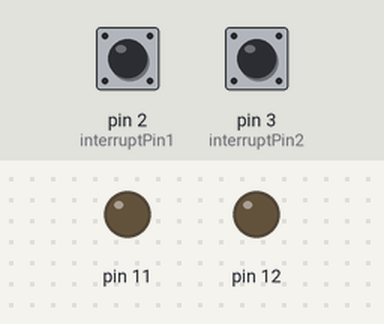
Recording of a sketch running on a simulated Arduino Uno, built with avr-gcc and run on an emulated ATmega328P. On the bench: output pins drawn as LEDs (lit = HIGH). The inputs (shaded band) are chosen by the test bench; at power-on: pin 2 (interruptPin1) HIGH, pin 3 (interruptPin2) HIGH.

Above: at 1.2 s.
1.3 s: pin 2 (interruptPin1) pulled LOW for 0.15 s
At 2.4 s:
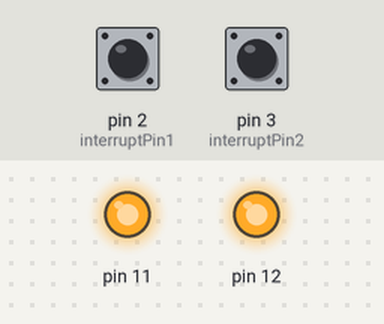
Timing chart, 0 to 4.3 s (numbered marks = the images above; inputs shaded):
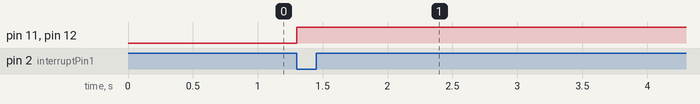

Measured:
- after the input at 1.3 s, pin 11, pin 12: LOW → HIGH at once

The sketch:

Lab4.ino
```cpp
class Flasher
{
  int ledPin;
  long blankingTime;

  // A variable should be declared volatile whenever its value can be changed by something
  // beyond the control of the code section in which it appears, such as a concurrently executing thread.
  // In the Arduino, the only place is in sections of code associated with interrupts, called an interrupt service routine.

  // These maintain the current state
  volatile int ledState;                    // ledState used to set the LED (LOW or HIGH)
  volatile unsigned long previousMillis;    // will store last time LED was updated


  public:
  Flasher(int pin, long blankTime)
  {
    ledPin = pin;
    pinMode(ledPin, OUTPUT);

    blankingTime = blankTime;
    ledState = LOW;
    previousMillis = 0;
  }

  void Update(unsigned long currentMillis)
  {
    if((ledState == HIGH) && (currentMillis - previousMillis >= blankingTime))
    {
      ledState = LOW;  // Turn it off
      previousMillis = currentMillis;  // Remember the time
      digitalWrite(ledPin, ledState);  // Update the actual LED
    }
    else if ((ledState == LOW) && (currentMillis - previousMillis >= blankingTime))
    {
      ledState = HIGH;  // turn it on
      previousMillis = currentMillis;   // Remember the time
      digitalWrite(ledPin, ledState);   // Update the actual LED
    }
  }

  void decreaseRate()
  {
    blankingTime = max(blankingTime - 100, 0);
  }
};


// pins for the led are 11, 12 (digital pins)
Flasher led1(11, 1000);
Flasher led2(12, 1000);

// pins for the push buttons are 2, 3 (digital pins)
int interruptPin1 = 2;
int interruptPin2 = 3;

void setup()
{
  // Timer0 is already used for millis() - we'll just interrupt somewhere
  // in the middle and call the "Compare A" function below
  OCR0A = 0xAF;
  TIMSK0 |= _BV(OCIE0A);

  // in UNO interrupt pins are 2, 3 (digital pins)
  // in Mega interrupt pins are 2, 3, 18, 19, 20, 21 (digital pins)
  // use FAILLING not CHANGE in interrupt type to detect bush putton press (go from high to low)

  attachInterrupt(digitalPinToInterrupt(interruptPin1), decrease1, FALLING);
  attachInterrupt(digitalPinToInterrupt(interruptPin2), decrease2, FALLING);
}


void decrease1()
{
  led1.decreaseRate();
}


void decrease2()
{
  led2.decreaseRate();
}


// Interrupt is called once a millisecond,
SIGNAL(TIMER0_COMPA_vect)
{
  unsigned long currentMillis = millis();
  led1.Update(currentMillis);
  led2.Update(currentMillis);
}

void loop()
{

}
```
